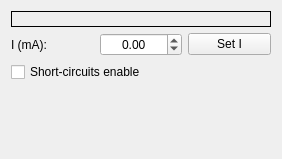
<?xml version="1.0" encoding="UTF-8"?>
<ui version="4.0">
 <class>SisControlLineWidget</class>
 <widget class="QWidget" name="SisControlLineWidget">
  <property name="geometry">
   <rect>
    <x>0</x>
    <y>0</y>
    <width>282</width>
    <height>159</height>
   </rect>
  </property>
  <property name="windowTitle">
   <string>Form</string>
  </property>
  <layout class="QVBoxLayout" name="verticalLayout">
   <item>
    <widget class="QLabel" name="lbData">
     <property name="styleSheet">
      <string notr="true">font: 24pt &quot;MS Shell Dlg 2&quot;;</string>
     </property>
     <property name="frameShape">
      <enum>QFrame::Box</enum>
     </property>
     <property name="text">
      <string/>
     </property>
     <property name="textFormat">
      <enum>Qt::AutoText</enum>
     </property>
     <property name="scaledContents">
      <bool>false</bool>
     </property>
     <property name="alignment">
      <set>Qt::AlignLeading|Qt::AlignLeft|Qt::AlignVCenter</set>
     </property>
     <property name="margin">
      <number>0</number>
     </property>
     <property name="indent">
      <number>-1</number>
     </property>
    </widget>
   </item>
   <item>
    <layout class="QHBoxLayout" name="horizontalLayout">
     <item>
      <widget class="QLabel" name="label">
       <property name="maximumSize">
        <size>
         <width>100</width>
         <height>16777215</height>
        </size>
       </property>
       <property name="styleSheet">
        <string notr="true">font: 16pt &quot;MS Shell Dlg 2&quot;;</string>
       </property>
       <property name="text">
        <string>I (mA):</string>
       </property>
      </widget>
     </item>
     <item>
      <widget class="QDoubleSpinBox" name="sbI">
       <property name="maximumSize">
        <size>
         <width>16777215</width>
         <height>16777215</height>
        </size>
       </property>
       <property name="styleSheet">
        <string notr="true">font: 20pt &quot;MS Shell Dlg 2&quot;;</string>
       </property>
       <property name="alignment">
        <set>Qt::AlignCenter</set>
       </property>
       <property name="minimum">
        <double>-99.989999999999995</double>
       </property>
       <property name="singleStep">
        <double>0.100000000000000</double>
       </property>
      </widget>
     </item>
     <item>
      <widget class="QPushButton" name="pbSetI">
       <property name="maximumSize">
        <size>
         <width>16777215</width>
         <height>16777215</height>
        </size>
       </property>
       <property name="styleSheet">
        <string notr="true">font: 20pt &quot;MS Shell Dlg 2&quot;;</string>
       </property>
       <property name="text">
        <string>Set I</string>
       </property>
      </widget>
     </item>
    </layout>
   </item>
   <item>
    <widget class="QCheckBox" name="cbShort">
     <property name="styleSheet">
      <string notr="true">font: 12pt &quot;MS Shell Dlg 2&quot;;</string>
     </property>
     <property name="text">
      <string>Short-circuits enable</string>
     </property>
    </widget>
   </item>
   <item>
    <spacer name="verticalSpacer_2">
     <property name="orientation">
      <enum>Qt::Vertical</enum>
     </property>
     <property name="sizeHint" stdset="0">
      <size>
       <width>20</width>
       <height>13</height>
      </size>
     </property>
    </spacer>
   </item>
  </layout>
 </widget>
 <resources/>
 <connections/>
</ui>
